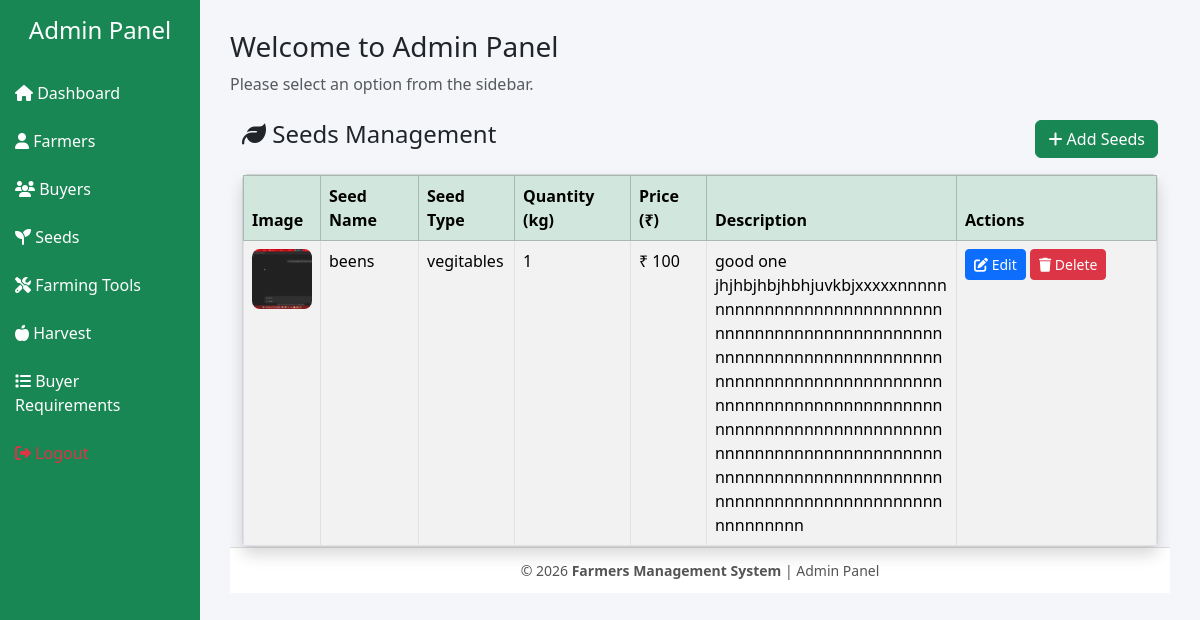
The page /AdminApp/View_Seeds/ on the database as committed earlier.
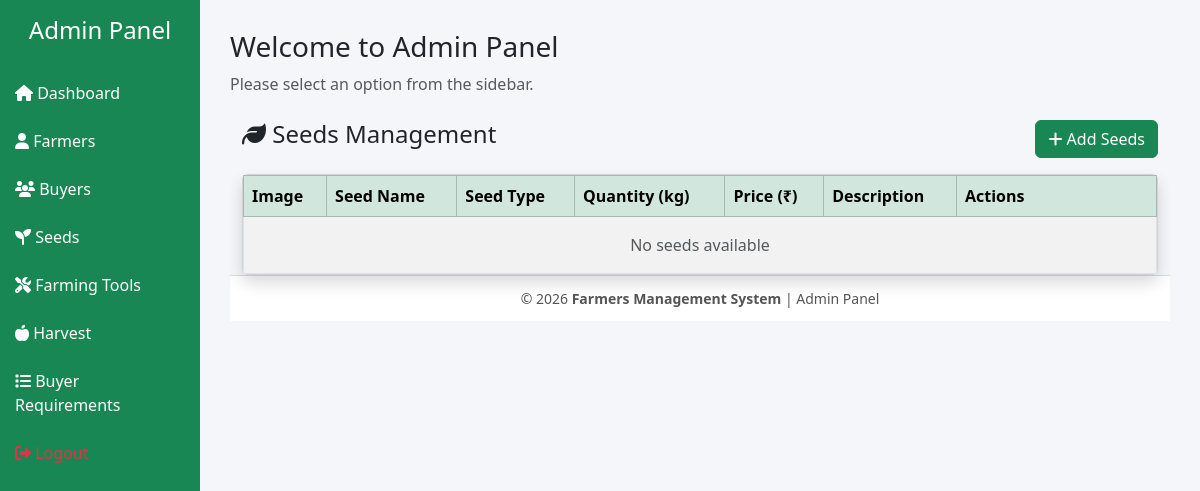
The same page on the database as committed later.
### AdminApp/models.py (models this page shows)
class Seeds_Db(models.Model):
    seeds_name=models.CharField(max_length=100,null=True,blank=True)
    seeds_type=models.CharField(max_length=100,null=True,blank=True)
    seeds_quantity=models.IntegerField(null=True,blank=True)
    seeds_price=models.IntegerField(null=True,blank=True)
    seeds_image=models.ImageField(upload_to="Seeds_Image",null=True,blank=True)
    seeds_description=models.CharField(max_length=300,null=True,blank=True)

### AdminApp/views.py (the view)
# urls.py: path('View_Seeds/', views.View_Seeds, name='View_Seeds'),
def View_Seeds(request):
    data = Seeds_Db.objects.all()
    return render(request, 'View_Seeds.html',
                  {'data': data})

### AdminApp/templates/View_Seeds.html
{% extends 'base.html' %}
{% block content %}
<div class="container mt-4">
    <div class="page-header d-flex justify-content-between align-items-center mb-3">
        <h4><i class="fa fa-leaf"></i> Seeds Management</h4>
        <a href="{% url 'Add_Seeds' %}" class="btn btn-success">
            <i class="fa fa-plus"></i> Add Seeds
        </a>
    </div>
    <div class="card shadow">
        <div class="card-body p-0">
            <table class="table table-bordered table-striped mb-0">
                <thead class="table-success">
                <tr>
                    <th>Image</th>
                    <th>Seed Name</th>
                    <th>Seed Type</th>
                    <th>Quantity (kg)</th>
                    <th>Price (₹)</th>
                    <th>Description</th>
                    <th width="200">Actions</th>
                </tr>
                </thead>
                <tbody>
                {% for seed in data %}
                <tr>
                    <td class="text-center">
                        {% if seed.seeds_image %}
                        <img src="{{ seed.seeds_image.url }}"
                             alt="Seed Image"
                             style="width: 60px; height: 60px; object-fit: cover; border-radius: 8px;">
                        {% else %}
                        <span class="text-muted">No Image</span>
                        {% endif %}
                    </td>
                    <td>{{ seed.seeds_name }}</td>
                    <td>{{ seed.seeds_type }}</td>
                    <td>{{ seed.seeds_quantity }}</td>
                    <td>₹ {{ seed.seeds_price }}</td>
                    <td style="max-width: 250px;">
                        {{ seed.seeds_description }}
                    </td>
                    <td>
                        <a href="{% url 'Edite_seeds' s_id=seed.id %}"
                           class="btn btn-sm btn-primary">
                            <i class="fa fa-edit"></i> Edit
                        </a>
                        <a href="{% url 'delete_Seeds' s_id=seed.id  %}"
                           class="btn btn-sm btn-danger"
                           onclick="return confirm('Are you sure you want to delete this seed?')">
                            <i class="fa fa-trash"></i> Delete
                        </a>
                    </td>
                </tr>
                {% empty %}
                <tr>
                    <td colspan="7" class="text-center text-muted py-3">
                        No seeds available
                    </td>
                </tr>
                {% endfor %}
                </tbody>
            </table>
        </div>
    </div>
</div>
{% endblock %}

Rows that differ between the two databases and show on the page:
removed Seeds_Db: seeds_image (picture), seeds_name "beens", seeds_type "vegitables", seeds_quantity "1", seeds_price "100", seeds_description "good one jhjhbjhbjhbhjuvkbjxxxxxnnnnnnnnnnnnnnnnnnnnnnnnnnnnnnnnnnnnnnnnnnnnnnnnnnnnnnnnnnnnnnnnnnnnnnnnnnnnnnnnnnnnnnnnnnnnnnnnnnnnnnnnnnnnnnnnnnnnnnnnnnnnnnnnnnnnnnnnnnnnnnnnnnnnnnnnnnnnnnnnnnnnnnnnnnnnnnnnnnnnnnnnnnnnnnnnnnnnnnnnnnnnnnnnnnnnnnnnnnnnn"
Other text that changed with them:
text now shown: "No seeds available"
